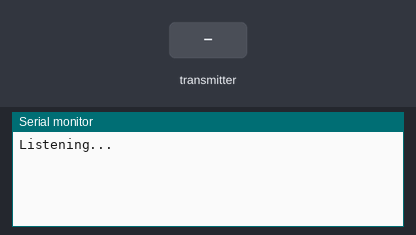
Simulated run of this sketch. Board: Arduino Uno, built with avr-gcc and run on an emulated ATmega328P. Parts: the last lines printed to the serial monitor. The test bench sets the inputs (shaded band). No radio packets arrive unless stated.

Above: at 1.2 s.
1.3 s: the transmitter starts sending data.0 = 0
At 1.37 s:
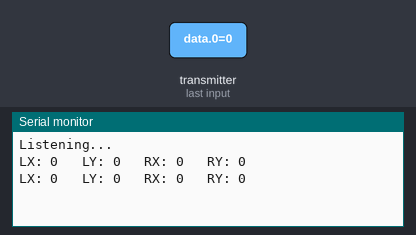
3.2 s: the transmitter starts sending data.1 = 256
At 3.32 s:
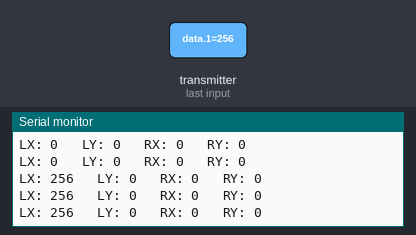
4.7 s: the transmitter starts sending data.2 = 256
At 4.77 s:
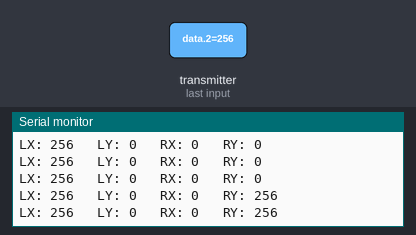
6.2 s: the transmitter starts sending data.3 = 256
At 6.27 s:
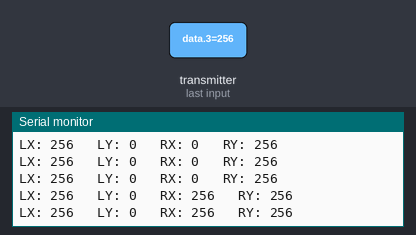
7.7 s: the transmitter starts sending data.0 = 256
At 7.77 s:
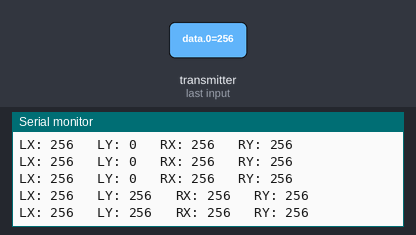
10.7 s: the transmitter starts sending data.1 = 512
At 10.82 s:
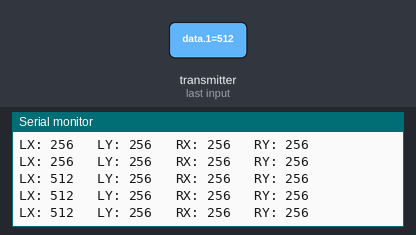
Timing chart, 0 to 13.7 s (numbered marks = the images above; inputs shaded):
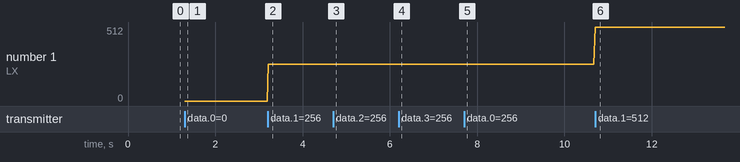

Measured:
- after the input at 1.3 s, the serial monitor: prints a new line at once (image 1)
- after the input at 3.2 s, the serial monitor: prints a new line at once (image 2)
- after the input at 4.7 s, the serial monitor: prints a new line at once (image 3)
- after the input at 6.2 s, the serial monitor: prints a new line at once (image 4)
- after the input at 7.7 s, the serial monitor: prints a new line at once (image 5)
- after the input at 10.7 s, the serial monitor: prints a new line at once (image 6)
- plotted number 1: 0 → 256 after the input at 3.2 s, 256 → 512 after the input at 10.7 s

The sketch:

recieverTest.ino
```cpp
#include <SPI.h>
#include <nRF24L01.h>
#include <RF24.h>

RF24 radio(7, 8); // CE, CSN
int data[4];
int ly,lx,ry,rx;
const byte address[6] = "00001";

void setup() {
  Serial.begin(9600);
  radio.begin();
  radio.openReadingPipe(0, address);
  radio.setPALevel(RF24_PA_MIN);
  radio.startListening();
  Serial.println("Listening...");
}

void loop() {
  if (radio.available()) {
    radio.read(data, sizeof(data));

    ly = data[0];
    lx = data[1];
    ry = data[2];
    rx = data[3];

    Serial.print("LX: ");
    Serial.print(lx);
    Serial.print("\t LY: ");
    Serial.print(ly);
    Serial.print("\t RX: ");
    Serial.print(rx);
    Serial.print("\t RY: ");
    Serial.println(ry);
  }


}
```
